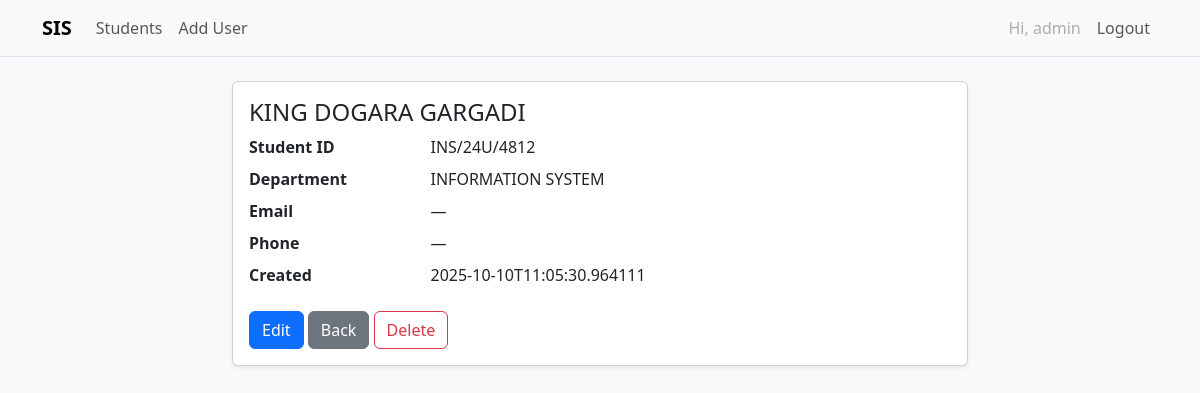
The app's page /students/3 (signed in) with its own data.
### tables this page shows
CREATE TABLE students (
            id INTEGER PRIMARY KEY AUTOINCREMENT,
            student_id TEXT UNIQUE NOT NULL,
            name TEXT NOT NULL,
            department TEXT NOT NULL,
            email TEXT UNIQUE,
            phone TEXT,
            created_at TEXT NOT NULL
        );

### app.py (the view)
@app.route("/students/<int:id>")
@login_required
def view_student(id: int):
    db = get_db()
    row = db.execute("SELECT * FROM students WHERE id = ?", (id,)).fetchone()
    if not row: abort(404)
    return render_template("students/view.html", s=row)

### app.py (called while the page is built)
def get_db():
    if "db" not in g:
        g.db = sqlite3.connect(app.config["DATABASE"])
        g.db.row_factory = sqlite3.Row
    return g.db

def login_required(view):
    @wraps(view)
    def wrapped(*args, **kwargs):
        if "user_id" not in session:
            return redirect(url_for("login", next=request.path))
        return view(*args, **kwargs)
    return wrapped

def get_csrf_token():
    token = session.get("_csrf_token")
    if not token:
        import secrets
        token = secrets.token_hex(16)
        session["_csrf_token"] = token
    return token

### templates/students/view.html (shortened to what this page needs)
{% extends "base.html" %}
{% block content %}
<div class="row justify-content-center">
  <div class="col-md-8">
    <div class="card shadow-sm">
      <div class="card-body">
        <h1 class="h4">{{ s.name }}</h1>
        <dl class="row">
          <dt class="col-sm-3">Student ID</dt><dd class="col-sm-9">{{ s.student_id }}</dd>
          <dt class="col-sm-3">Department</dt><dd class="col-sm-9">{{ s.department }}</dd>
          <dt class="col-sm-3">Email</dt><dd class="col-sm-9">{{ s.email or '—' }}</dd>
          <dt class="col-sm-3">Phone</dt><dd class="col-sm-9">{{ s.phone or '—' }}</dd>
          <dt class="col-sm-3">Created</dt><dd class="col-sm-9">{{ s.created_at }}</dd>
        </dl>
        <a href="{{ url_for('edit_student', id=s.id) }}" class="btn btn-primary">Edit</a>
        <a href="{{ url_for('list_students') }}" class="btn btn-secondary">Back</a>
        <form method="post" action="{{ url_for('delete_student', id=s.id) }}" class="d-inline" onsubmit="return confirm('Delete this student?');">
          <button class="btn btn-outline-danger">Delete</button>
        </form>
      </div>
    </div>
  </div>
</div>
{% endblock %}

### records on screen
students: name "KING DOGARA GARGADI", student_id "INS/24U/4812", department "INFORMATION SYSTEM", created_at "2025-10-10T11:05:30.964111"

### other values on screen
{{ session.get('username') }} "admin"
{{ s.email or '—' }} "—"
{{ s.phone or '—' }} "—"
